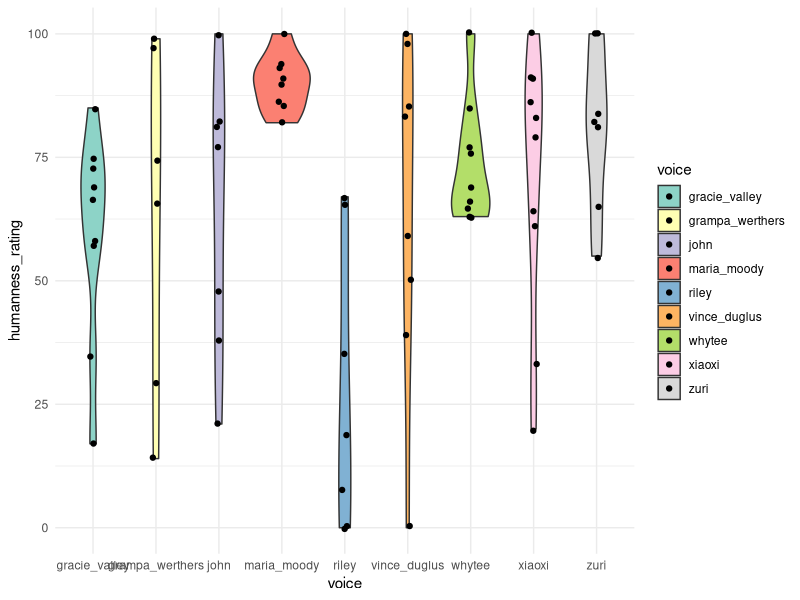

R code for this plot:
## ---- chunk 1
library(dplyr)
library(ggplot2)
library(tidyr)
## ---- chunk 2
raw_df <- read.csv("../data/pilot-responses-combined.csv")
raw_df <- raw_df %>% 
  group_by(subject_id) %>%
  mutate(ai_score = sum(cognitive_1, cognitive_2, 
                         affective_1, affective_2, 
                         behavioral_1, behavioral_2)/6)
## ---- chunk 3
head(raw_df)
## ---- chunk 4
categories <- list(
  content     = c("rainbow", "horizon", "rain", "light", "sunlight", "colors", "prism", "the", "color",
                    "informative", "descriptive", "sun", "when", "arc", "arch", "beyond",
                    "clouds", "colours", "earth", "ending", "explainer", "explanation",
                    "forms", "freedom", "god", "green", "hits", "peace", "promise",
                    "rainbaw", "rainbows", "red", "reflecting", "shape", "single", "sky",
                    "spectrum", "storylike", "sunshine", "two ends", "vision", "water",
                    "weather", "wordy"),
  gender      = c("woman", "female", "male", "feminine", "girl", "man", "dude", "girly", "lady",
                    "masculine"),
  age         = c("older", "young", "elderly", "old"),
  affect      = c("calm", "enthusiastic", "calming", "curious", "passionate", "angry", "attentive",
                    "disinterested", "energetic", "enthused", "euphoric", "excited",
                    "happiness", "happy", "invested", "joyful", "moody", "nonchalant",
                    "peaceful", "pensive", "relaxed", "stoked"),
  personality = c("confident", "gentle", "kind", "assertive", "caring", "cautious", "dominant", "entitled",
                    "forceful", "friendly", "opinionated", "outgoing", "patient", "sassy",
                    "snooty", "stern", "stoic", "sweet"),
  competence  = c("smart", "educated", "science", "professional", "scientific", "wise", "academic",
                    "accurate", "articulate", "credible", "detailed", "idiot", "impaired",
                    "important", "informed", "intelligent", "knowledgeable", "percise",
                    "profound", "proper", "stupid", "thorough", "thoughtful",
                    "unintelligent", "unprofessional", "well spoken"),
  naturalness = c("fake", "artificial", "ai generated", "digital", "inauthentic", "manufactured", "natural",
                    "robotic", "scripted", "unrealistic"),
  prosody     = c("cadence", "emphasis", "even", "flat", "monotone", "monotoned", 
                  "monotonous", "powerful", "questioning", "slow"),
  voice_quality = c("clear", "deep", "raspy", "grainy", "nasal", "nasally", "rich", "full", "smooth", "whine"), 
  intensity = c("loud", "projective", "quiet", "soft-spoken", "softspoken"), 
  persona     = c("storyteller", "surfer", "teacher", "cartoon", "documentary", "educator", "guider",
                    "instructor", "leprechaun", "morgan freeman", "preppy",
                    "school", "scientist", "smoker", "story teller", "student", "tv voice",
                    "valley girl", "weed", "wizard", "grandma"),
  appearance    = c("black", "white",  "blonde"),
  locale = c("american", "california", "californian", "new yorker", "city", "culture", "urban"),
  evaluation  = c("annoying", "beautiful", "interesting", "boring", "confusing", "cool", "corny",
                    "creative", "dreamy", "forgettable", "fun", "good", "grating", "odd",
                    "pleasant", "quality", "tiring", "dramatic", "vivid", "colorful", "emotive", "exaggerated")
)

assign_category <- function(response) {
  if (is.na(response) || response == "") return(NA_character_)
  for (cat_name in names(categories)) {
    if (response %in% categories[[cat_name]]) {
      return(cat_name)
    }
  }
  return("unknown")
}

analysis_df <- raw_df %>%
  mutate(across(
    .cols = c(word_1, word_2, word_3, word_4, word_5),
    .fns  = ~ sapply(tolower(trimws(.x)), assign_category),
    .names = "category_{.col}"
  )) %>%
  rename_with(~ gsub("category_word_", "category_", .x), starts_with("category_word_"))
## ---- chunk 5
analysis_df %>% 
  group_by(voice) %>% 
  summarise(
    mean = mean(humanness_rating),
    sd = sd(humanness_rating), 
    median = median(humanness_rating)
  )
## ---- chunk 6

ggplot(analysis_df, aes(voice, humanness_rating, fill = voice)) + 
  geom_violin() +
  scale_fill_brewer(palette = "Set3") +
  geom_jitter(width = 0.05) +
  theme_minimal()

## ---- chunk 7
category_counts <- analysis_df %>%
  pivot_longer(
    cols = category_1:category_5,
    names_to = "word_number",
    values_to = "category"
  ) %>%
  count(category, sort = TRUE)
## ---- chunk 8
View(category_counts)
